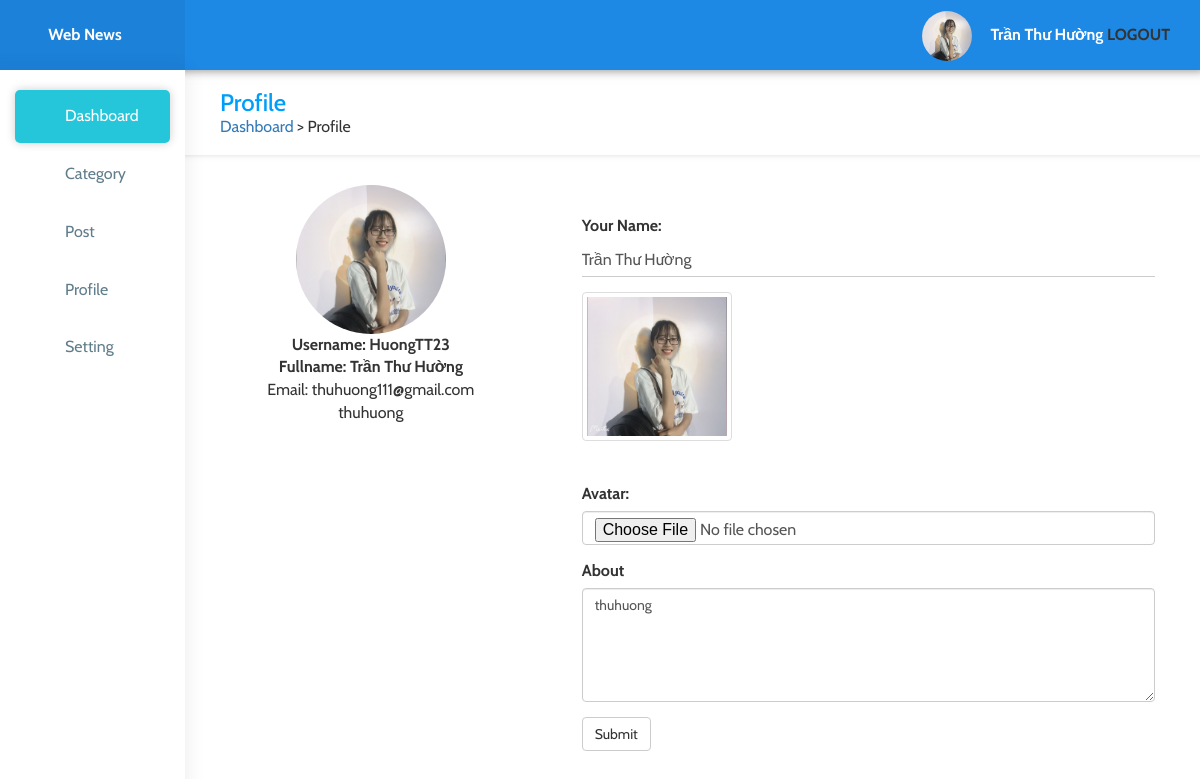
Screenshot of /admin/profile/edit (signed in) with the database file from the repository.
### tables this page shows
CREATE TABLE `users` (
  `id` int(11) NOT NULL,
  `email` varchar(255) NOT NULL,
  `username` varchar(255) NOT NULL,
  `fullname` varchar(255) NOT NULL,
  `avatar` varchar(255) DEFAULT NULL,
  `password` varchar(255) NOT NULL,
  `about` text NOT NULL,
  `group_id` int(1) DEFAULT 1,
  `remember_token` varchar(255) DEFAULT NULL,
  `expired_time` datetime DEFAULT NULL
);

### app/controllers/AdminController.php (called while the page is built, shortened)
<?php
class AdminController extends BaseController
{
	public function edit()
	{
		$decode = json_decode($_SESSION['user']);
		$user = User::findOne($decode->id);
		return $this->view('/admin/edit-profile.php', compact('information', 'user'), 'admin/adminLayout');
	}
}

### libs/Route.php (called while the page is built, shortened)
<?php
class Route
{
    private static $routeTable = [];
    public $currentRoute = null;
    public static function setRouteTable($method, $pattern, $dest = [], $middleware = [])
    {
        self::$routeTable[$method][$pattern] = [
            'controller' => $dest[0],
            'action' => $dest[1] ?? 'index',
            'middleware' => $middleware,
        ];
    }
    private function matching()
    {
        $url = parse_url($_SERVER['REQUEST_URI']);
        $method = $_SERVER['REQUEST_METHOD'];
        $path = $url['path'];
        $routeTables = self::$routeTable[$method];
        $patternScore = [];
        foreach ($routeTables as $pattern => $value) {
            $patternScore[] = $this->patternScore($path, $pattern);
        }
        usort($patternScore, function ($a, $b) {
            if ($a['score'] === $b['score']) {
                if ($a['param'] == "" && $b['param'] == "") {
                    $a['param'] = $b['param'] = "";
                } else {
                    return count($a['param']) < count($b['param']);
                }
            }
            return $a['score'] < $b['score'];
        });
        $this->currentRoute = self::$routeTable[$method][$patternScore[0]['pattern']];
        $this->currentRoute['param'] = $patternScore[0]['param'];
    }
    private function patternScore($path, $pattern)
    {
        $path = explode('/', $path);
        $exPattern = explode('/', $pattern);
        if (count($path) != count($exPattern)) {
            return ['score' => 0, 'param' => '', 'pattern' => $pattern];
        }
        $score = 0;
        $param = [];
        foreach ($exPattern as $key => $value) {
            if ($path[$key] == $value) {
                $score += 1;
            } else {
                $convertP = $this->convertParam($value);
                if ($convertP) {
                    $param[$convertP] = $path[$key];
                }
            }
        }
        return ['score' => $score, 'param' => $param, 'pattern' => $pattern];
    }
    private function convertParam($value)
    {
        return '';
    }
    public function getRoute()
    {
        return $this->currentRoute;
    }
    public function matchController()
    {
        $current = $this->getRoute();
        $controller = new $convertController;
        $action = $current['action'];
        call_user_func_array([$controller, $action], $current['param']);
    }
}

### route.php (called while the page is built, shortened)
<?php
$router = new Route;
$route = $router->matchController();

### public/index.php (called while the page is built)
<?php
require_once '../route.php';

### app/models/BaseModel.php (called while the page is built, shortened)
<?php
class BaseModel
{
	static function findOne($id){
		$model = new static();
		$model->queryBuilder = "select * from " . $model->tableName
								. " where id = '$id'";
		$result = $model->get();
		return $result[0];
	}
	function get(){
		$conn = $this->getConnect();
		$stmt = $conn->prepare($this->queryBuilder);
		$stmt->execute();
		$result = $stmt->fetchAll(\PDO::FETCH_CLASS, get_class($this));
		return $result;
	}
	function getConnect()
	{
		$servername = '127.0.0.1';
		$dbname = 'tintuc_php2';
		$dbusername = 'root';
		$dbpwd = '';
		$conn = new \PDO("mysql:host=$servername;dbname=$dbname;charset=utf8", $dbusername, $dbpwd);
		$conn->setAttribute(\PDO::ATTR_EMULATE_PREPARES,TRUE);
		return $conn;
	}
}

### app/views/admin/information.php (the view)
<div class="col-sm-4">
	<div class="box profile__info">
		<img src="<?= '/images/uploaded/' . $user->avatar ?>" alt="" class="profile__avatar"><br>
		<b>Username: <?= $user->username ?></b><br>
		<b>Fullname: <?= $user->fullname ?></b><br>
		Email: <?= $user->email ?><br>
		<div class="quote">
			<?= $user->about ?>
		</div><br>
	</div>
</div>

### app/views/admin/adminLayout.php (shortened to what this page needs)
<?php
if (!isset($_SESSION['user']) && !isset($_COOKIE['remember_token'])) {
?>
	<!DOCTYPE html>
	<html lang="en">
	<head>
		<meta charset="UTF-8">
		<link rel="stylesheet" href="<?= '/css/bootstrap/css/bootstrap.min.css' ?>">
		<title>Bạn không có quyền truy cập.</title>
	</head>
	<body>
		<div class="alert alert-danger">Bạn không có quyền truy cập. Hãy <a href="<?= 'admin/login' ?>">LOGIN</a> nhé!</div>
	</body>
	</html>
<?php
} else {
?>
	<!DOCTYPE html>
	<html lang="en">
	<head>
		<link rel="stylesheet" href="<?= '/css/bootstrap/css/bootstrap.min.css' ?>">
		<link rel="stylesheet" href="<?= '/fonts/font-awesome-4.7.0/css/font-awesome.css' ?>">
	</head>
	<body>
		<header>
			<div class="row">
				<div class="col-sm-2 header__logo">
					<a href="<?= '' ?>">Web News</a>
				</div>
				<div class="col-sm-10">
					<div class="float-right">
						<?php
						$myuser = json_decode($_SESSION['user']);
						?>
						<img src="<?= '/images/uploaded/' . $myuser->avatar ?>" alt="" class="avatar">
						<?php
						echo $myuser->fullname;
						?>
						<a href="<?= '/admin/logout' ?>">LOGOUT</a>
					</div>
				</div>
			</div>
		</header>
		<div class="row">
			<div class="col-sm-2 sidebar">
				<ul class="control col-xs-12">
					<li class="active"><a href="<?= '/admin' ?>">Dashboard</a></li>
					<li><a href="#">Category</a>
					</li>
					<li><a href="#">Post</a>
					</li>
					<li><a href="#">Profile</a>
					</li>
					<li><a href="#">Setting</a>
					</li>
				</ul>
			</div>
			<?php
			$path = explode('views', __DIR__)[0] . 'views/' . $viewPath;
			include_once $path;
			?>
		</div>
	</body>
	</html>
<?php } ?>

### app/views/admin/edit-profile.php (shortened to what this page needs)
<div class="breadcumb">
	<div class="col-sm-10 col-sm-offset-2">
		<div class="col-sm-12">
			<h3>Profile</h3>
			<a href="#">Dashboard</a>
			>
			Profile
		</div>
	</div>
</div>
<div class="col-sm-2"></div>
<div class="col-sm-10">
	<?php include_once $information; ?>
	<div class="col-sm-8">
		<div class="box profile__form">
			<form action="<?php '/admin/profile/saveEdit' ?>" method="post" enctype="multipart/form-data">
				<div class="form-group">
					<label for="fullname">Your Name:</label>
					<input type="text" class="form-control" id="fullname" name="fullname" placeholder="Your name" value="<?= $user->fullname ?>">
				</div>
				<div class="form-group">
					<img src="<?= '/images/uploaded/' . $user->avatar ?>" alt="" class="thumbnail" width="150px" id="avatar_img"><br>
					<label for="avatar">Avatar:</label>
					<input type="file" class="form-control" id="avatar" name="avatar">
				</div>
				<div class="form-group">
					<label for="about">About</label>
					<textarea class="form-control" id="about" rows="5" placeholder="Something about yourself" name="about"><?= $user->about ?></textarea>
				</div>
				<button type="submit" class="btn btn-default" name="submit">Submit</button>
			</form>
		</div>
	</div>
</div>

### app/views/admin/adminLayout.php (style rules this page uses)
* { transition: all .2s; }
body { font-size: 16px; font-family: 'Cabin', sans-serif; max-width: 100%; overflow-x: hidden; }
.avatar { border-radius: 50%; width: 50px; height: 50px; margin-right: 15px; }
header { background: #1e88e5; box-shadow: 5px 0px 10px rgba(0, 0, 0, 0.5); height: 70px; line-height: 70px; color: #FFF; font-weight: bold; padding-right: 30px; position: fixed; z-index: 99; width: 100%; }
header a { color: #333 }
.header__logo { background: #1c81d9; text-align: center; }
.header__logo a { color: #FFF; }
.float-right { float: right; }
.sidebar { height: 100%; box-shadow: 1px 0px 20px rgba(0, 0, 0, 0.08); padding: 0; position: fixed; z-index: 999; background: #FFF; margin-top: 70px }
.breadcumb { height: 85px; box-shadow: 5px 0px 5px rgba(187, 180, 180, 0.5); background: #FFF; margin-bottom: 30px; margin-top: 70px; }
.breadcumb h3 { color: #009efb; margin-bottom: 0 }
ul.control { list-style-type: none; padding: 15px 15px 0 30px; }
ul.control li a { margin: 5px 0; padding: 15px 0 15px 50px; }
ul.control>li a:hover, li.active a, .hover { background: #26c6da; box-shadow: 0 0 10px rgba(0, 0, 0, 0.2); border-radius: 5px; color: #FFF !important; }
ul.control>li a { display: block; color: #607d8b; }
.profile__avatar { border-radius: 50%; max-width: 150px; max-height: 150px; }
.profile__info { text-align: center; }
.profile__form { padding: 30px !important }
.profile__form input[type="text"], .profile__form input[type="text"]:focus, .profile__form input[type="email"], .profile__form input[type="email"]:focus { border-top: none; border-right: none; border-left: none; border-radius: 0 !important; box-shadow: none; padding-left: 0px; }
input { font-size: 16px !important; }

### rows the page displays
users: avatar (picture), fullname "Trần Thư Hường", username "HuongTT23", email "thuhuong111@gmail.com", about "thuhuong"
